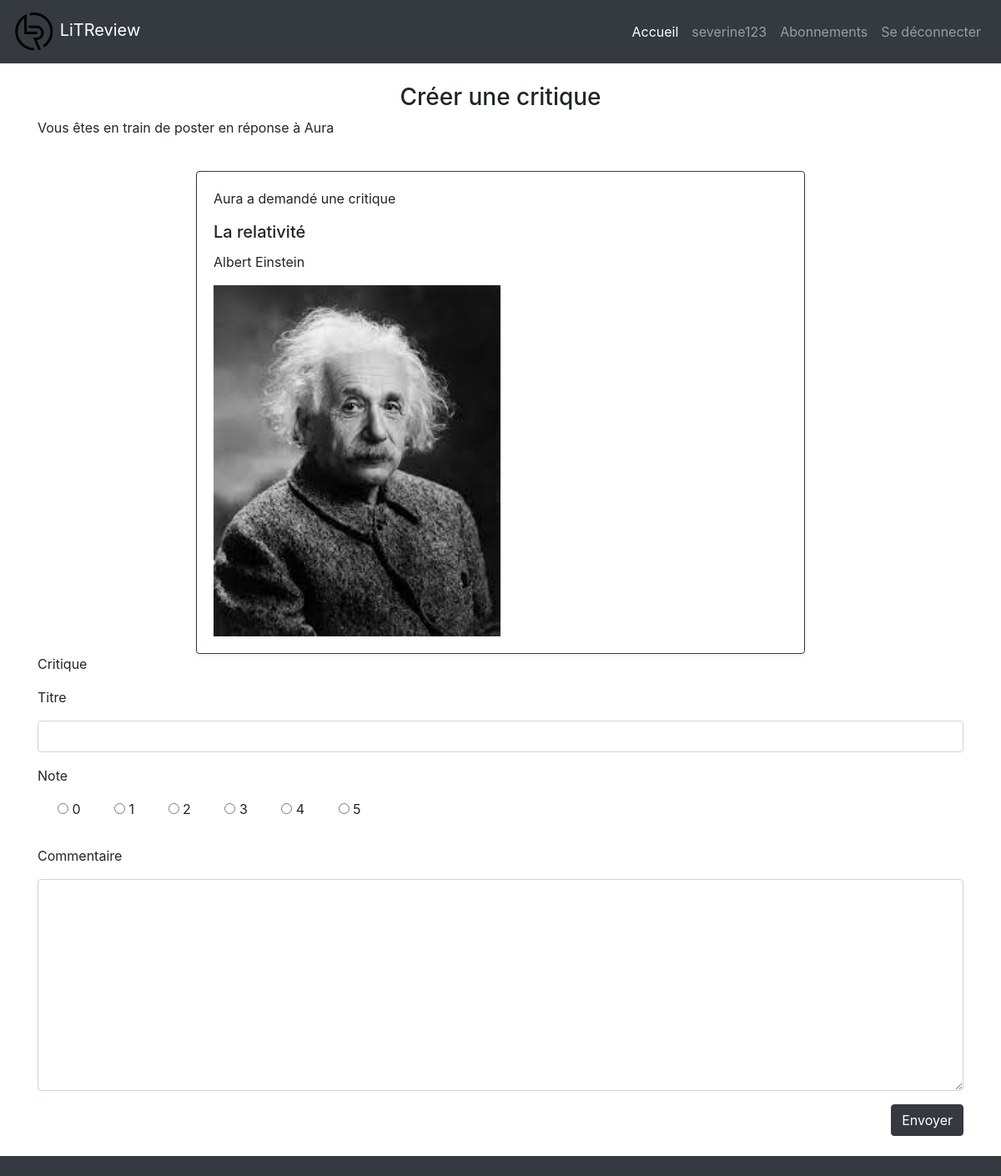
The page /create_answer_review/5/ (signed in) on the database its author committed.
### authentication/models.py (models this page shows)
class User(AbstractUser):
    pass

### feeds/models.py (models this page shows)
class Ticket(models.Model):
    image = models.ImageField(null=True, blank=True)
    title = models.CharField(max_length=128, verbose_name="Titre")
    description = models.CharField(max_length=2048, blank=True, verbose_name="Description")
    user = models.ForeignKey(settings.AUTH_USER_MODEL, on_delete=models.CASCADE)
    time_created = models.DateTimeField(auto_now_add=True)

### feeds/views.py (the view, shortened to what this page needs)
# urls.py: path("create_answer_review/<int:ticket_id>/", feeds.create_answer_review, name="create_answer_review"),
@login_required
def create_answer_review(request, ticket_id):
    ticket = models.Ticket.objects.get(id=ticket_id)
    review_form = forms.ReviewForm()
    context = {
        "review_form": review_form,
        "ticket": ticket
    }
    return render(request, "feeds/create_answer_review.html", context=context)

### feeds/forms.py
class ReviewForm(forms.ModelForm):
    edit_review = forms.BooleanField(widget=forms.HiddenInput, initial=True, required=False)
    class Meta:
        model = models.Review
        fields = ["headline", "rating", "body"]
        widgets = {
            "body": forms.Textarea(attrs={"class": "form-control"}),
        }
    def __init__(self, *args, **kwargs):
        super().__init__(*args, **kwargs)
        RATES = [(x, x) for x in range(0, 6)]
        self.label_suffix = ""
        self.fields["headline"].widget.attrs.update(
            {"class": "form-control", }
            )
        self.fields["rating"] = forms.ChoiceField(choices=RATES, widget=forms.RadioSelect)
        self.fields["rating"].label = "Note"

### feeds/templatetags/feeds_extras.py (called while the page is built)
@register.simple_tag(takes_context=True)
def get_user_display(context, user):
    if user == context["user"]:
        return "Vous avez"
    return user.username + " a"

### feeds/templates/feeds/create_answer_review.html (shortened to what this page needs)
{% extends "base.html" %}
{% load feeds_extras %}
{% block content %}
    <div class="container">
        <div class="row">
            <div class="col">
                <h3 class="text-center mt-4">Créer une critique</h3>
            </div>
        </div>
        <div class="row">
            <div class="col">
                <p>Vous êtes en train de poster en réponse à {{ ticket.user }}</p>
            </div>
        </div>
        <div class="row">
            <div class="col-lg-8 col-12 mx-auto">
                <div class="card border-dark shadow-sm mt-4">
                    <div class="card-body d-flex flex-column">
                        <p class="card-text">
                            {% get_user_display ticket.user %} demandé une critique
                        </p>
                        {% include "feeds/partials/ticket_snippet.html" %}
                    </div>
                </div>
            </div>
        </div>
        <form method="post">
            <p>Critique</p>
            {% include "feeds/partials/create_review_snippet.html" %}
            <div class="text-right"><button class="btn btn-dark" type="submit">Envoyer</button></div>
        </form>
    </div>
{% endblock content %}

### templates/base.html (shortened to what this page needs)
{% load static %}
<!doctype html>
<html lang="fr">
<head>
<link rel="stylesheet" href="https://cdn.jsdelivr.net/npm/bootstrap@4.6.1/dist/css/bootstrap.min.css">
<link rel="stylesheet" href="{% static 'styles.css' %}">
</head>
<body>
    <div class="bg-dark">
        <div class="container-fluid">
            <div class="row">
                <nav class="col navbar navbar-expand-lg navbar-dark">
                    <a href="{% url 'home' %}" class="navbar-brand">
                        <img src="{% static 'images/logo.png' %}" width="50" alt="Site Logo">
                        LiTReview
                    </a>
                    <div class="collapse navbar-collapse" id="navbarContent">
                        <ul class="navbar-nav ml-auto">
                            <li class="nav-item active">
                                <a href="{% url 'home' %}" class="nav-link">Accueil</a>
                            </li>
                            <li class="nav-item">
                                <a href="{% url 'posts' %}" class="nav-link">{{ user }}</a>
                            </li>
                            <li class="nav-item">
                                <a href="{% url 'follow_users' %}" class="nav-link">Abonnements</a>
                            </li>
                            <li class="nav-item">
                                <a href="{% url 'logout' %}" class="nav-link">Se déconnecter</a>
                            </li>
                        </ul>
                    </div>
                </nav>
            </div>
        </div>
    </div>
    <div class="main">
        {% block content %}{% endblock content %}
    </div>
    <br>
    <br>
    <footer class="fixed-bottom">
        <div class="bg-dark">
            <div class="container">
                <div class="row">
                    <div class="col">
                        <br>
                    </div>
                </div>
            </div>
        </div>
    </footer>
</body>
</html>

### feeds/templates/feeds/partials/ticket_snippet.html (shortened to what this page needs)
<h5 class="card-title">
    {{ ticket.title }}
</h5>
<p class="card-text">
    {{ ticket.description }}
</p>
{% if ticket.image %}
    <img src="{{ ticket.image.url }}" class="w-50">
{% endif %}

### rows shown on the page
User: username "severine123"
Ticket: user "Aura", user.username "Aura a", title "La relativité", description "Albert Einstein", image (picture)

### other values the page prints
{{ review_form.headline.label }} "Titre"
{{ review_form.rating.label }} "Note"
{{ review_form.body.label }} "Commentaire"
